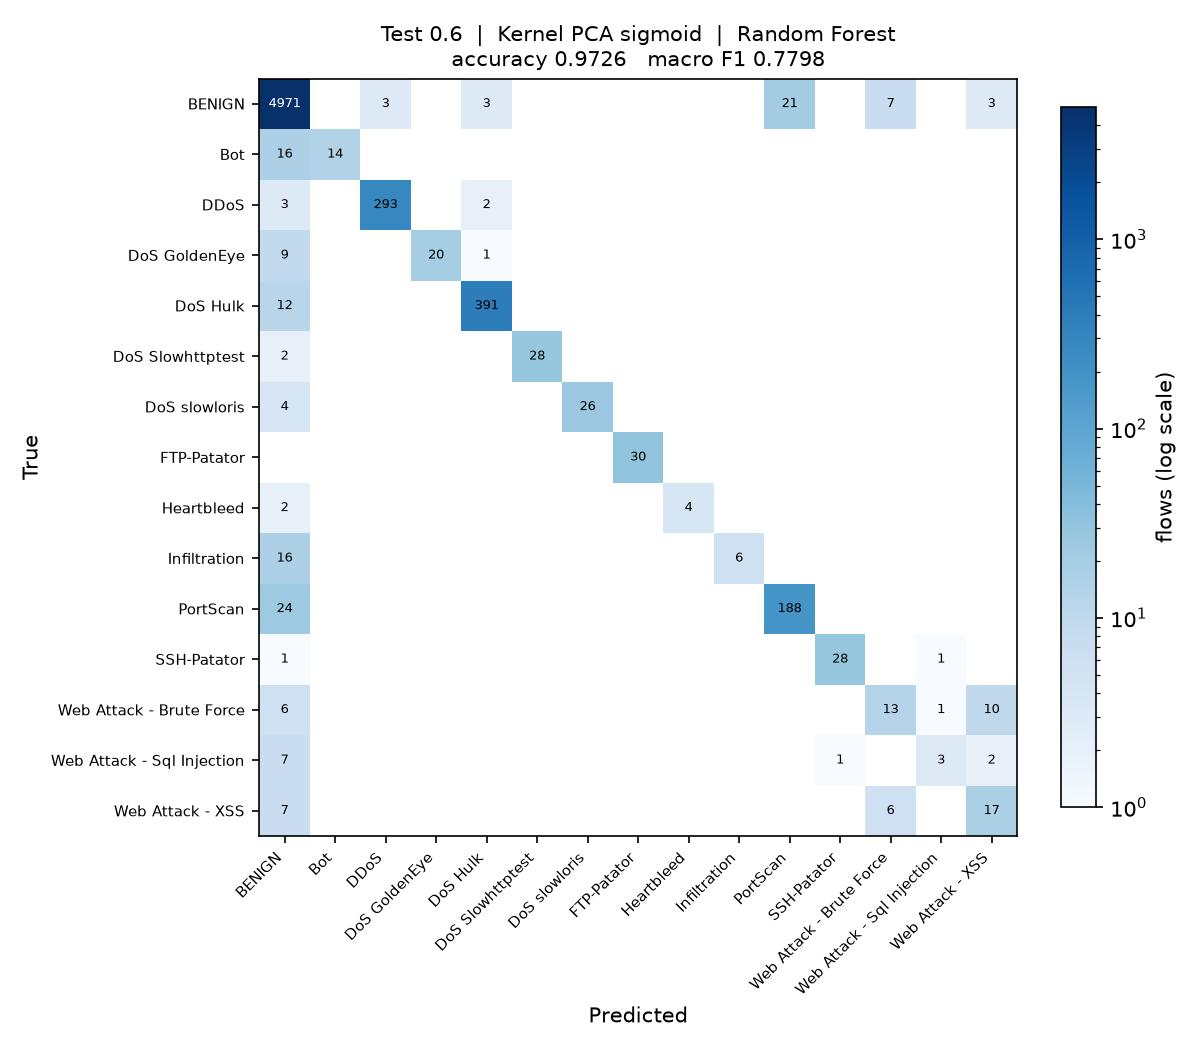

This chart was generated by the following Python code:
"""
Test_0.6_DR_SIG_RF

Test size 0.6  |  Kernel PCA (sigmoid)  |  Random Forest  (reference sheet #7)

Run on its own:

    python Test_0.6_DR_SIG_RF.py

Writes Test_0.6_DR_SIG_RF.jpg (confusion matrix) and appends one row to
results/75_runs.csv.
"""

import os
import sys
import time
import warnings
from pathlib import Path

import matplotlib
matplotlib.use("Agg")
import matplotlib.pyplot as plt
import numpy as np
import pandas as pd
from sklearn.decomposition import KernelPCA
from sklearn.impute import SimpleImputer
from sklearn.metrics import (accuracy_score, confusion_matrix, f1_score,
                             precision_score, recall_score)
from sklearn.model_selection import train_test_split
from sklearn.preprocessing import LabelEncoder, StandardScaler
from sklearn.ensemble import RandomForestClassifier

sys.path.insert(0, str(Path(__file__).resolve().parent.parent))
from common import load_sample                      # noqa: E402

warnings.filterwarnings("ignore")

# ----- this run -------------------------------------------------------------
TEST_SIZE = 0.6
KERNEL = "sigmoid"
CLASSIFIER = "RF"
N_COMPONENTS = 15
# ----------------------------------------------------------------------------

SEED = 0
N_JOBS = max(1, (os.cpu_count() or 2) // 2)
STEM = "Test_0.6_DR_SIG_RF"
HERE = Path(__file__).resolve().parent
RESULTS = HERE.parent / "results"


def main():
    t0 = time.time()
    df = load_sample(10000, 50, SEED)
    y = LabelEncoder().fit_transform(df["Label"])
    X = df.drop(columns=["Label", "Day"])
    classes = sorted(df["Label"].unique())
    print(f"{len(df):,} flows, {X.shape[1]} features, {len(classes)} classes")

    X_train, X_test, y_train, y_test = train_test_split(
        X, y, test_size=TEST_SIZE, random_state=SEED, stratify=y)

    # mean imputation and scaling, fitted on the training split only
    imputer = SimpleImputer(strategy="mean").fit(X_train)
    scaler = StandardScaler().fit(imputer.transform(X_train))
    X_train = scaler.transform(imputer.transform(X_train))
    X_test = scaler.transform(imputer.transform(X_test))

    # dimensionality reduction: Kernel PCA, fitted on the training split only.
    # arpack keeps the largest positive eigenvalues; the randomized solver ranks
    # them by magnitude and fails on the sigmoid kernel, which is not PSD.
    kpca = KernelPCA(n_components=N_COMPONENTS, kernel=KERNEL,
                     eigen_solver="arpack", random_state=SEED, n_jobs=N_JOBS)
    X_train = kpca.fit_transform(X_train)
    X_test = kpca.transform(X_test)
    print(f"Kernel PCA ({KERNEL}): {X_train.shape[1]} components")

    classifier = RandomForestClassifier(n_estimators=200, criterion="entropy",
                                    n_jobs=N_JOBS, random_state=SEED)
    classifier.fit(X_train, y_train)
    y_pred = classifier.predict(X_test)

    acc = accuracy_score(y_test, y_pred)
    pre = precision_score(y_test, y_pred, average="macro", zero_division=0)
    rec = recall_score(y_test, y_pred, average="macro", zero_division=0)
    f1 = f1_score(y_test, y_pred, average="macro", zero_division=0)
    pre_w = precision_score(y_test, y_pred, average="weighted", zero_division=0)
    rec_w = recall_score(y_test, y_pred, average="weighted", zero_division=0)
    f1_w = f1_score(y_test, y_pred, average="weighted", zero_division=0)

    print(f"Accuracy  : {acc:.4f}")
    print(f"Precision : {pre:.4f}")
    print(f"Recall    : {rec:.4f}")
    print(f"F1 Score  : {f1:.4f}")

    # confusion matrix image, named to match this script
    cm = confusion_matrix(y_test, y_pred, labels=range(len(classes)))
    fig, ax = plt.subplots(figsize=(8, 7))
    im = ax.imshow(cm, cmap="Blues", norm=matplotlib.colors.LogNorm(vmin=1))
    ax.set_xticks(range(len(classes)), classes, rotation=45, ha="right", fontsize=7)
    ax.set_yticks(range(len(classes)), classes, fontsize=7)
    ax.set_xlabel("Predicted")
    ax.set_ylabel("True")
    ax.set_title(f"Test {TEST_SIZE}  |  Kernel PCA {KERNEL}  |  Random Forest\n"
                 f"accuracy {acc:.4f}   macro F1 {f1:.4f}", fontsize=10)
    for i in range(len(classes)):
        for j in range(len(classes)):
            if cm[i, j]:
                ax.text(j, i, cm[i, j], ha="center", va="center", fontsize=6,
                        color="white" if cm[i, j] > cm.max() / 3 else "black")
    fig.colorbar(im, ax=ax, fraction=0.04, label="flows (log scale)")
    fig.tight_layout()
    fig.savefig(HERE / f"{STEM}.jpg", dpi=150)
    plt.close(fig)

    # one row appended to the shared results table
    RESULTS.mkdir(exist_ok=True)
    row = {"Test": TEST_SIZE, "DR": "SIG", "Clas": CLASSIFIER,
           "Acc": round(acc, 4), "Pre": round(pre, 4), "Rec": round(rec, 4),
           "F1": round(f1, 4),
           "Pre_weighted": round(pre_w, 4), "Rec_weighted": round(rec_w, 4),
           "F1_weighted": round(f1_w, 4),
           "n_components": N_COMPONENTS, "seconds": round(time.time() - t0, 1),
           "script": STEM}
    out = RESULTS / "75_runs.csv"
    old = pd.read_csv(out).to_dict("records") if out.exists() else []
    old = [r for r in old if r.get("script") != STEM]
    pd.DataFrame(old + [row]).to_csv(out, index=False)
    print(f"saved {STEM}.jpg and appended to results/75_runs.csv "
          f"({time.time() - t0:.0f}s)")


if __name__ == "__main__":
    main()
